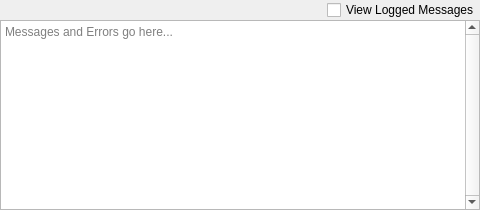
<?xml version="1.0" encoding="UTF-8"?>
<ui version="4.0">
 <class>MessageViewer</class>
 <widget class="QDialog" name="MessageViewer">
  <property name="geometry">
   <rect>
    <x>0</x>
    <y>0</y>
    <width>480</width>
    <height>210</height>
   </rect>
  </property>
  <property name="sizePolicy">
   <sizepolicy hsizetype="Fixed" vsizetype="Fixed">
    <horstretch>0</horstretch>
    <verstretch>0</verstretch>
   </sizepolicy>
  </property>
  <property name="windowTitle">
   <string>Message Viewer</string>
  </property>
  <layout class="QVBoxLayout" name="verticalLayout">
   <property name="spacing">
    <number>0</number>
   </property>
   <property name="leftMargin">
    <number>0</number>
   </property>
   <property name="topMargin">
    <number>0</number>
   </property>
   <property name="rightMargin">
    <number>0</number>
   </property>
   <property name="bottomMargin">
    <number>0</number>
   </property>
   <item alignment="Qt::AlignRight">
    <widget class="QCheckBox" name="checkBox">
     <property name="text">
      <string>View Logged Messages</string>
     </property>
    </widget>
   </item>
   <item>
    <widget class="QTextEdit" name="textEdit">
     <property name="verticalScrollBarPolicy">
      <enum>Qt::ScrollBarAlwaysOn</enum>
     </property>
     <property name="sizeAdjustPolicy">
      <enum>QAbstractScrollArea::AdjustIgnored</enum>
     </property>
     <property name="undoRedoEnabled">
      <bool>false</bool>
     </property>
     <property name="lineWrapMode">
      <enum>QTextEdit::WidgetWidth</enum>
     </property>
     <property name="html">
      <string>&lt;!DOCTYPE HTML PUBLIC &quot;-//W3C//DTD HTML 4.0//EN&quot; &quot;http://www.w3.org/TR/REC-html40/strict.dtd&quot;&gt;
&lt;html&gt;&lt;head&gt;&lt;meta name=&quot;qrichtext&quot; content=&quot;1&quot; /&gt;&lt;style type=&quot;text/css&quot;&gt;
p, li { white-space: pre-wrap; }
&lt;/style&gt;&lt;/head&gt;&lt;body style=&quot; font-family:'Bitstream Vera Sans'; font-size:8pt; font-weight:400; font-style:normal;&quot;&gt;
&lt;p style=&quot;-qt-paragraph-type:empty; margin-top:0px; margin-bottom:0px; margin-left:0px; margin-right:0px; -qt-block-indent:0; text-indent:0px;&quot;&gt;&lt;br /&gt;&lt;/p&gt;&lt;/body&gt;&lt;/html&gt;</string>
     </property>
     <property name="acceptRichText">
      <bool>false</bool>
     </property>
     <property name="textInteractionFlags">
      <set>Qt::TextSelectableByKeyboard|Qt::TextSelectableByMouse</set>
     </property>
     <property name="placeholderText">
      <string>Messages and Errors go here...</string>
     </property>
    </widget>
   </item>
  </layout>
 </widget>
 <resources/>
 <connections/>
</ui>
